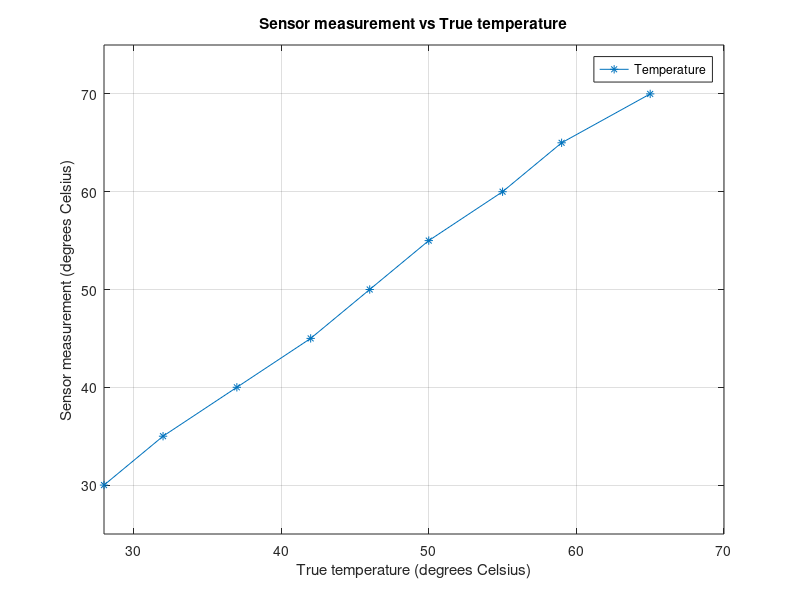

Source code (MATLAB):
%This file is used to plot the results for varying input voltage for the 1 Amp converter

samples = [1:9];
measured_temp = [30:5:70];
actual_temp = [28,32,37,42,46,50,55,59,65];



plot(actual_temp,measured_temp,'*-');
%hold on;
%plot(samples,measured_angle);

title('Sensor measurement vs True temperature');
xlabel('True temperature (degrees Celsius)');
ylabel('Sensor measurement (degrees Celsius)');
legend({'Temperature'});
axis([28 70 25 75]);
grid;
hold off;
